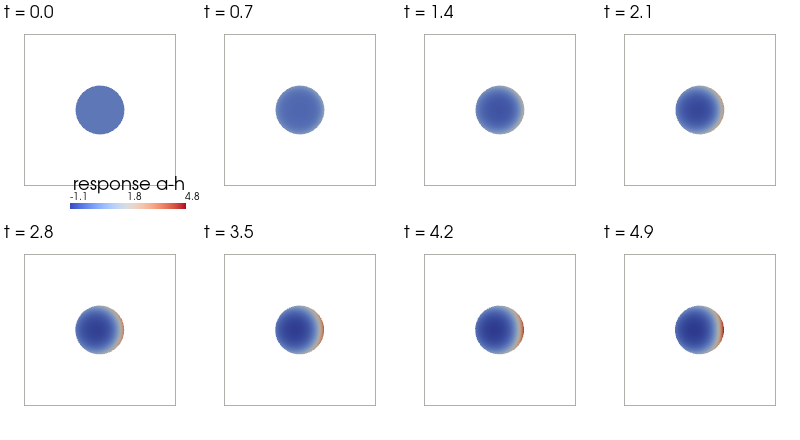

Python code for this plot:
"""Sustained chemotaxis by LEGI gradient sensing: a cell migrates up a chemoattractant gradient and KEEPS
going, because the polarity is held by the external cue (unlike a wave-pinning front, which stalls).

LEGI = Local Excitation, Global Inhibition — the standard model for eukaryotic gradient sensing. Here, in
a disk-in-a-box:

    chemoattractant C in the ext, held in a gradient by a DIRICHLET on the box wall  (C = 1 + 0.6·x)
        → membrane receptor R reads the LOCAL C (occupancy, polarized)
            → cyto LOCAL activator a (slow diffusion, tracks local R) and GLOBAL inhibitor h
              (fast diffusion ≈ cell-mean drive) — both produced from R at the membrane
                → response  a − h  is the RELATIVE-gradient polarity: high on the up-gradient side,
                  negative on the down-gradient side, and SUSTAINED (the external Dirichlet cue holds it)
                    → it sets the membrane tension γ = base + α·(a − h), and the surface-tension force
                      balance migrates the cell up-gradient.

The contrast with the imported RacRho wave-pinning reaction (see `cross_validation/racrho_*`): that front
de-pins and homogenises, so its polarity (and migration) decays after a transient. LEGI sensing an
imposed gradient is self-sustaining — the cell migrates and does not stall.

The force balance runs **regularized** so the migration can be followed over a long horizon (`ForceBalanceMeshMotion(..., tension_smoothing=…, area_correction=True)`): the surface-Helmholtz tension filter
stops a node-scale spike in `a − h` from kinking the leading edge, and the lagged radial area correction
holds the cell area against the explicit-update incompressibility leak (uncorrected, the cell shrinks ~20%
over this run). Without these the cell would either collapse or grow a leading-edge protrusion before the
sustained migration became visible.

Writes `legi_sustained_chemotaxis.png`: the migrating cell (coloured by the LEGI response a − h) at a
sequence of times, in a fixed box frame, so the steady up-gradient migration is visible at a glance.

    .pixi/envs/dev/bin/python examples/legi_sustained_chemotaxis.py
"""

from __future__ import annotations

from pathlib import Path

import numpy as np
import pyvista

from vcell_fenics.backend.geometry import make_two_bulk_membrane_geometry
from vcell_fenics.backend.interface_coupled import ForceBalanceMeshMotion, assemble_membrane_coupled
from vcell_fenics.formalism.schema import (
    BCDirichlet,
    BCInterfaceFlux,
    MathDescription,
    ParameterConstant,
    Subdomain,
    TemplateEquation,
    Variable,
)
from vcell_fenics.viz import _function_to_pyvista

_HERE = Path(__file__).parent
_BASE_TENSION, _ALPHA, _DT, _STEPS, _FRAME_EVERY = 0.5, 0.12, 0.02, 280, 35
_SMOOTHING = 0.06  # surface-Helmholtz tension-filter length: damps node-scale γ spikes (leading-edge fix)
_GRADIENT = "1.0 + 0.6 * geom.x[0]"


def model() -> MathDescription:
    return MathDescription(
        geometry="cell",
        subdomains=[
            Subdomain(name="cyto", kind="volume"),
            Subdomain(name="ext", kind="volume"),
            Subdomain(name="pm", kind="surface"),
        ],
        variables=[
            Variable(name="a", subdomain="cyto"),  # local activator (slow)
            Variable(name="h", subdomain="cyto"),  # global inhibitor (fast)
            Variable(name="C", subdomain="ext"),  # chemoattractant
            Variable(name="R", subdomain="pm"),  # receptor
        ],
        parameters=[
            ParameterConstant(name="kon", value=1.0),
            ParameterConstant(name="Rmax", value=2.0),
            ParameterConstant(name="ka", value=0.5),
        ],
        equations=[
            TemplateEquation(
                template="bulk_radv_diff",
                variable="a",
                subdomain="cyto",
                temporality="time_dependent",
                terms={"diffusion": "0.02", "source": "-a"},
                initial_condition="0.0",
            ),
            TemplateEquation(
                template="bulk_radv_diff",
                variable="h",
                subdomain="cyto",
                temporality="time_dependent",
                terms={"diffusion": "5.0", "source": "-h"},
                initial_condition="0.0",
            ),
            TemplateEquation(
                template="bulk_radv_diff",
                variable="C",
                subdomain="ext",
                temporality="time_dependent",
                terms={"diffusion": "1.0"},
                initial_condition="1.0",
            ),
            TemplateEquation(
                template="surface_pde_with_dilution",
                variable="R",
                subdomain="pm",
                temporality="time_dependent",
                terms={"diffusion": "0.02", "source": "kon * trace(C) * (Rmax - R) - R"},
                initial_condition="0.0",
            ),
        ],
        boundary_conditions=[
            BCDirichlet(variable="C", boundary="wall", expression=_GRADIENT),  # the gradient, on the BOX
            BCInterfaceFlux(variable="C", boundary="pm", expression="-kon * trace(C) * (Rmax - R)"),  # C bound
            BCInterfaceFlux(variable="a", boundary="pm", expression="ka * R"),  # local activator from R
            BCInterfaceFlux(variable="h", boundary="pm", expression="ka * R"),  # global inhibitor from R
        ],
    )


def _write_tiled_image(frames: list[tuple[pyvista.UnstructuredGrid, float]], path: Path) -> None:
    pyvista.OFF_SCREEN = True
    lo = min(grid.point_data["response"].min() for grid, _ in frames)
    hi = max(grid.point_data["response"].max() for grid, _ in frames)
    cols = (len(frames) + 1) // 2
    plotter = pyvista.Plotter(shape=(2, cols), off_screen=True, window_size=(200 * cols, 440), border=False)
    box = pyvista.Box(bounds=(-1.55, 1.55, -1.55, 1.55, -0.01, 0.01))
    for i, (grid, t) in enumerate(frames):
        plotter.subplot(i // cols, i % cols)
        plotter.add_mesh(box, style="wireframe", color="lightgray", opacity=0.4)
        plotter.add_mesh(
            grid,
            scalars="response",
            clim=[lo, hi],
            cmap="coolwarm",
            show_edges=False,
            show_scalar_bar=(i == 0),
            scalar_bar_args={"title": "response a-h", "n_labels": 3, "fmt": "%.1f", "label_font_size": 10},
        )
        plotter.add_text(f"t = {t:.1f}", font_size=9)
        plotter.view_xy()
        plotter.camera.zoom(1.1)
    plotter.screenshot(str(path))
    plotter.close()


def main() -> None:
    geom = make_two_bulk_membrane_geometry(
        "cell",
        inner="cyto",
        outer_subdomain="ext",
        membrane="pm",
        interface="pm",
        outer="wall",
        inner_radius=0.5,
        outer_radius=1.5,
        h=0.06,
    )
    motion = ForceBalanceMeshMotion(
        geom, tension=_BASE_TENSION, dt=_DT, tension_smoothing=_SMOOTHING, area_correction=True
    )
    problem = assemble_membrane_coupled(model(), geom, dt=_DT, motion=motion)
    start_x = float(geom.membrane_mesh.geometry.x[:, 0].mean())

    def response_field():  # type: ignore[no-untyped-def]
        a, h = problem.field("a"), problem.field("h")
        a.x.array[:] = a.x.array - h.x.array  # reuse a's space to hold a − h
        a.name = "response"
        return a

    def set_tension() -> None:  # γ = base + α·(a − h): the sustained LEGI response drives the tension
        motion.tension.x.array[:] = _BASE_TENSION + _ALPHA * (problem.field("a").x.array - problem.field("h").x.array)

    def polarity() -> float:
        a = problem.field("a")
        resp = a.x.array - problem.field("h").x.array
        xc = a.function_space.tabulate_dof_coordinates()[:, 0]
        return float(resp[xc > 0.2].mean() - resp[xc < -0.2].mean())

    frames: list[tuple[pyvista.UnstructuredGrid, float]] = [(_function_to_pyvista(response_field()), 0.0)]
    print(
        f"  chemoattractant gradient on the box wall: C = {_GRADIENT}   tension γ = {_BASE_TENSION} + {_ALPHA}·(a−h)\n"
    )
    print(f"  {'t':>5} {'migration Δx':>13} {'response polarity':>18}")
    for step in range(_STEPS):
        problem.step()
        set_tension()
        t = (step + 1) * _DT
        if step % _FRAME_EVERY == _FRAME_EVERY - 1:
            frames.append((_function_to_pyvista(response_field()), t))
            print(
                f"  {t:5.2f} {float(geom.membrane_mesh.geometry.x[:, 0].mean()) - start_x:>+13.4f} {polarity():>18.3f}"
            )

    print("\n  the cell migrated up the chemoattractant gradient and kept going — the LEGI response is held")
    print("  by the external (box-Dirichlet) cue, so the polarity (and the migration) is SUSTAINED, not a")
    print("  decaying transient. Local excitation + global inhibition reads the RELATIVE gradient.")
    out = _HERE / "legi_sustained_chemotaxis.png"
    _write_tiled_image(frames[:-1], out)
    print(f"\n  wrote {out.name} — the migrating cell coloured by the LEGI response (a − h) over time")
    assert np  # used in the helper above


if __name__ == "__main__":
    main()
